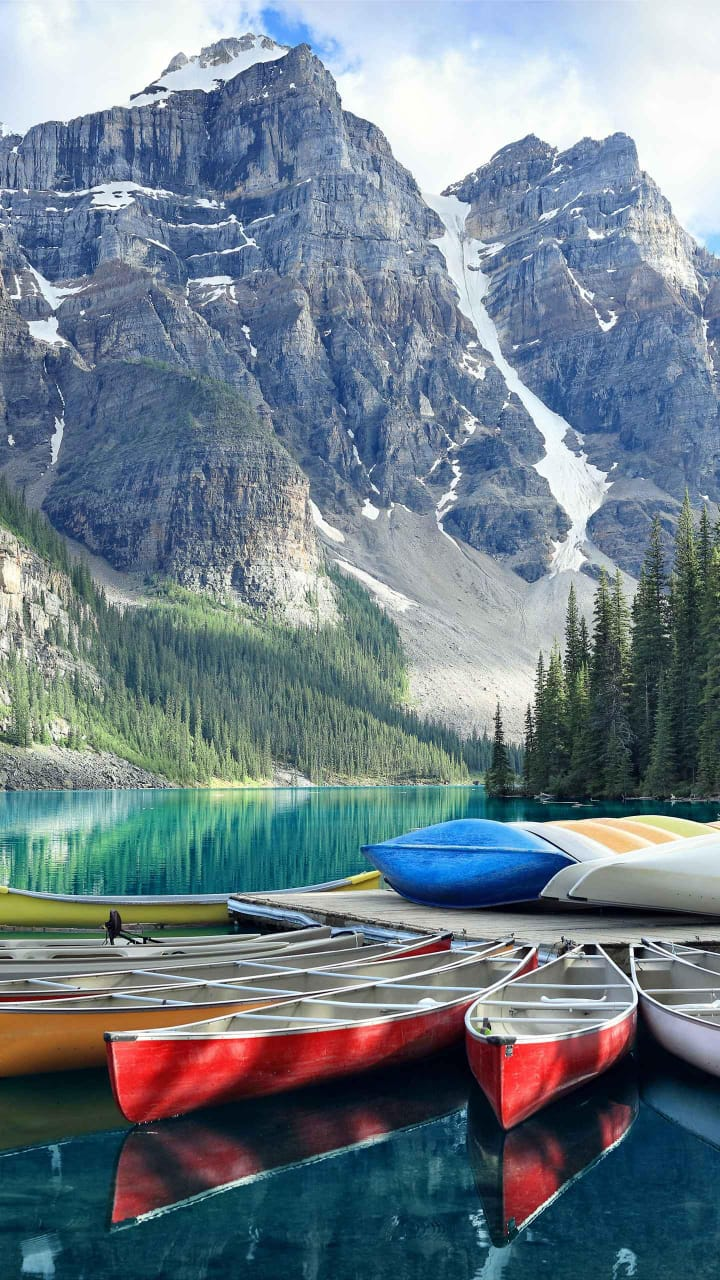
#> input picture PCV Practice/opencv.jpeg, 720 x 1280 px
$ python que_6.py
#> lines starting #> are read from the running program, lines starting #| are printed output that depends on the picture; after the words box and inside, x2 and y2 are one past the last pixel; in counts of white or black regions, pixels touching at a corner belong together
from scipy.ndimage import measurements,morphology
from numpy import *
from pylab import *
from PIL import Image
# load image and threshold to make sure it is binary
im = array(Image.open('opencv.jpeg').convert('L'))
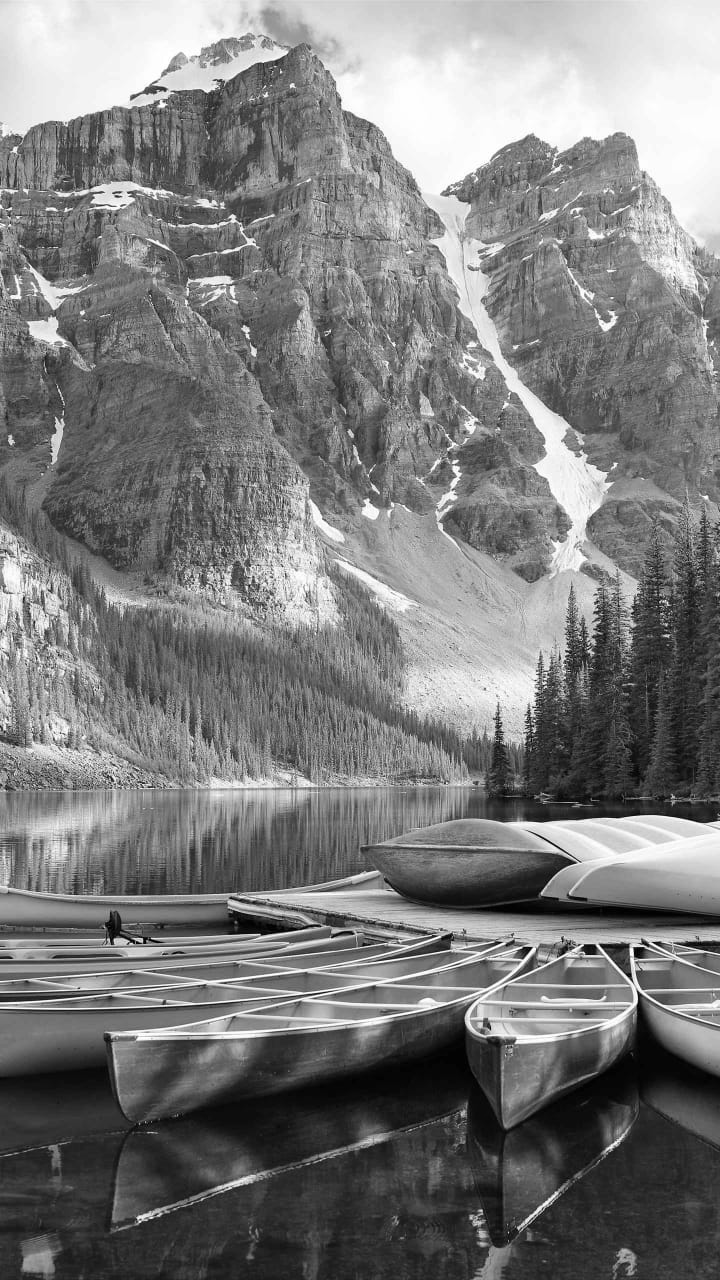
#> im: shape (1280, 720); min 0, max 255, mean 123.3
im = 1*(im<120)
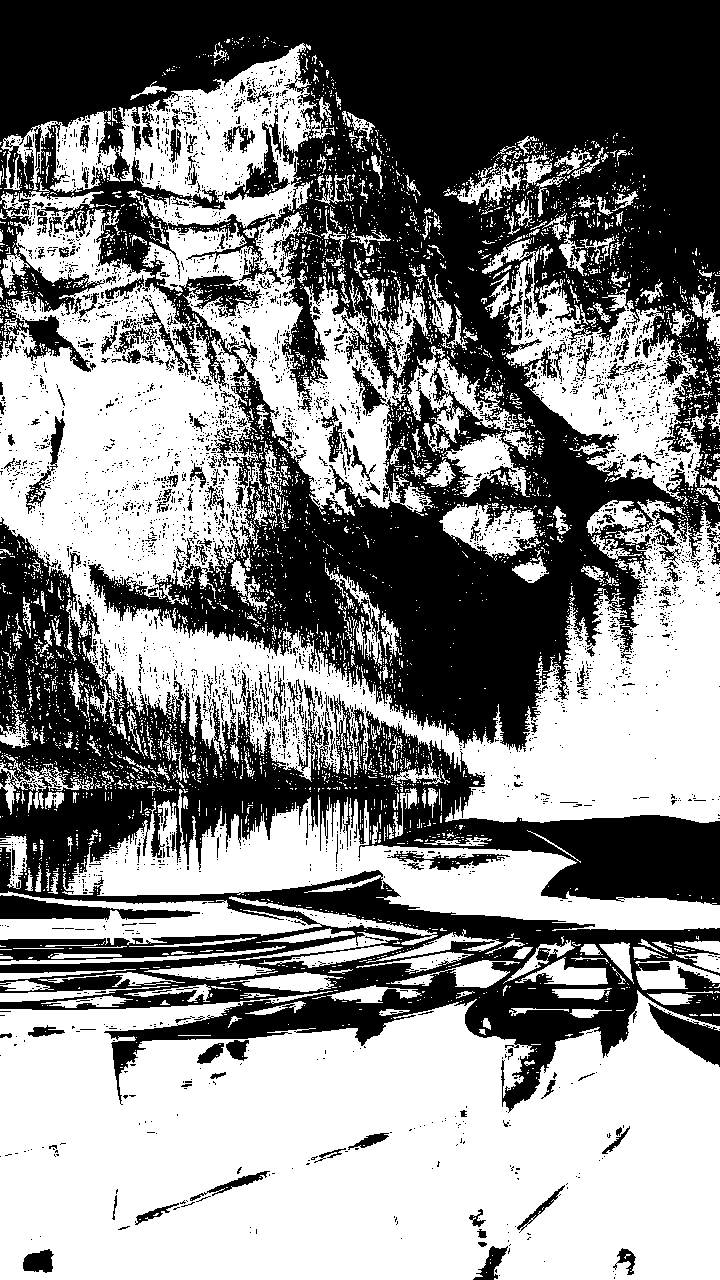
#> im: shape (1280, 720) int64; values 0 (black) and 1 (white), 53% white; 3980 black regions (3738 under 20 px), largest, box (x1, y1, x2, y2) and area: (0, 0, 720, 752) 271117, (0, 517, 720, 1113) 126548, (0, 895, 200, 920) 2404
labels, nbr_objects = measurements.label(im)
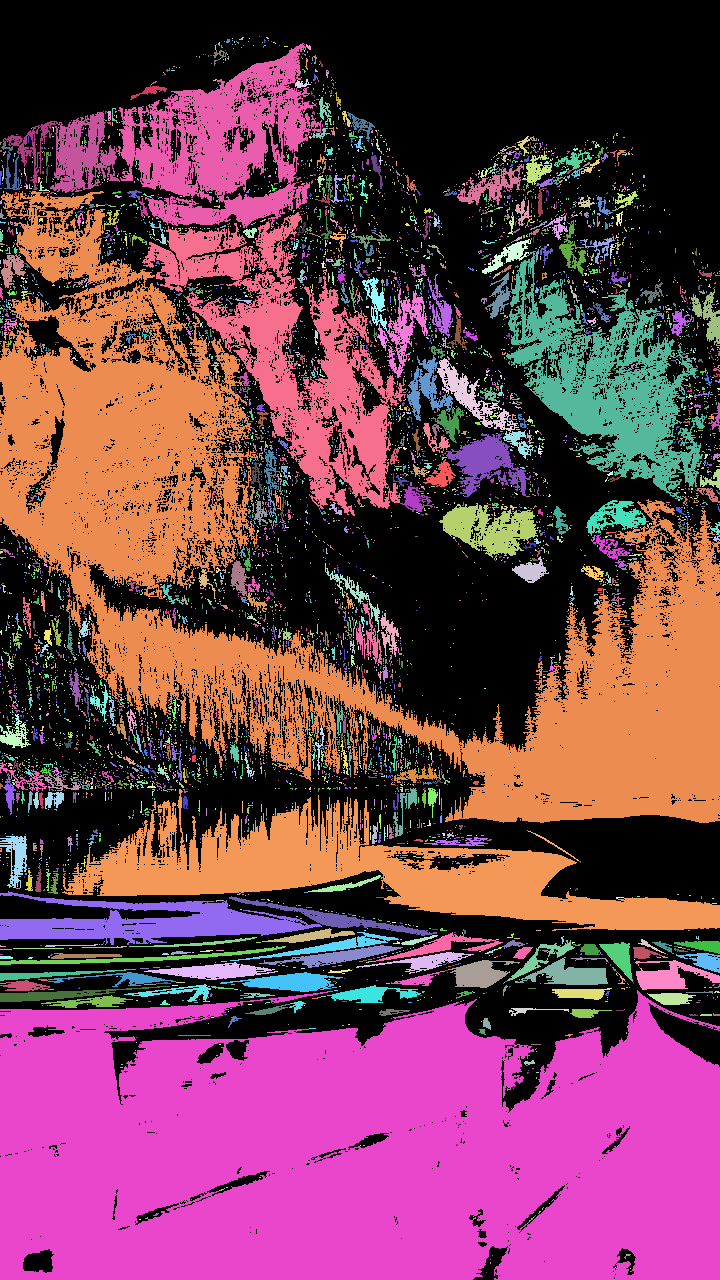
#> labels: shape (1280, 720) int32; 6834 distinct labels, from 0 to 6833; one colour per label, 0 black
#> nbr_objects = 6833
imshow(im)
figure()
hist(im.flatten(),120)
show()
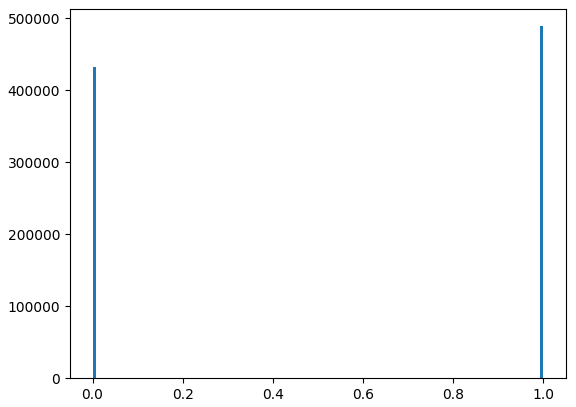
#> figure drawn by matplotlib, 1 panel; tallest bar 488882 high, from x = 0.992 to 1
